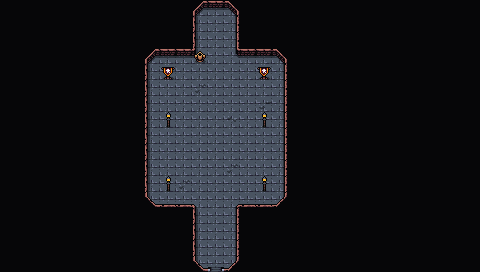

Below is a game level as drawn by its tile map, then a one-line description and the .tmx that defines it (tile-layer data replaced by summaries):
An orthogonal 30x17 tile map with 16x16 px tiles, 4 tile layers (Collision, Background, Floor, Clutter), 2 tilesets and 3 objects.

<map version="1.5" tiledversion="1.7.2" orientation="orthogonal" renderorder="right-down" width="30" height="17" tilewidth="16" tileheight="16" infinite="0" nextlayerid="7" nextobjectid="62">
 <editorsettings>
  <export target="wastetown..tmx" format="tmx" />
 </editorsettings>
 <tileset firstgid="1" source="../tileset/main.tsx" />
 <tileset firstgid="3477" source="../tileset/buildings.tsx" />
 <layer id="6" name="Collision" width="30" height="17">
  <data>[510 cells, 2 non-empty, 2 distinct tile ids]</data>
 </layer>
 <layer id="1" name="Background" width="30" height="17">
  <data>[510 cells, 510 non-empty, 1 distinct tile ids]</data>
 </layer>
 <layer id="2" name="Floor" width="30" height="17">
  <data>[510 cells, 456 non-empty, 15 distinct tile ids]</data>
 </layer>
 <layer id="3" name="Clutter" width="30" height="17">
  <properties>
   <property name="spriteLayer" type="bool" value="true" />
  </properties>
  <data>[510 cells, 12 non-empty, 6 distinct tile ids]</data>
 </layer>
 <objectgroup id="4" name="Objects">
  <object id="38" template="../obj/entry_up.tx" x="208" y="260">
   <properties>
    <property name="teleport" value="" />
   </properties>
  </object>
  <object id="48" template="../obj/treasure.tx" x="208.333" y="24.3333" />
  <object id="50" template="../obj/enemy.tx" x="208.902" y="48.5586">
   <properties>
    <property name="enemy" value="High Vampire" />
   </properties>
  </object>
 </objectgroup>
</map>
